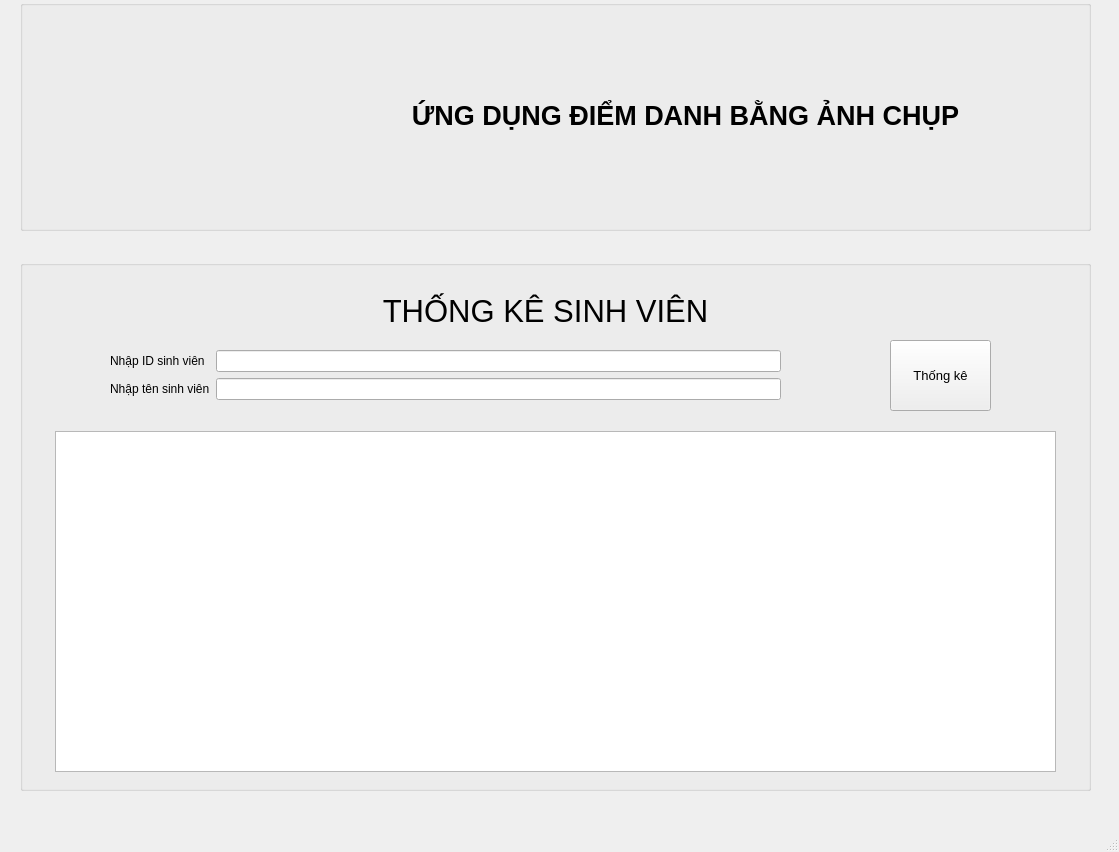
<?xml version="1.0" encoding="UTF-8"?>
<ui version="4.0">
 <class>MainWindow</class>
 <widget class="QMainWindow" name="MainWindow">
  <property name="geometry">
   <rect>
    <x>0</x>
    <y>0</y>
    <width>1119</width>
    <height>852</height>
   </rect>
  </property>
  <property name="windowTitle">
   <string>MainWindow</string>
  </property>
  <widget class="QWidget" name="centralwidget">
   <widget class="QGroupBox" name="groupBox_2">
    <property name="geometry">
     <rect>
      <x>20</x>
      <y>260</y>
      <width>1071</width>
      <height>531</height>
     </rect>
    </property>
    <property name="title">
     <string/>
    </property>
    <widget class="QLabel" name="label_3">
     <property name="geometry">
      <rect>
       <x>250</x>
       <y>20</y>
       <width>551</width>
       <height>61</height>
      </rect>
     </property>
     <property name="font">
      <font>
       <pointsize>23</pointsize>
       <weight>50</weight>
       <italic>false</italic>
       <bold>false</bold>
       <underline>false</underline>
      </font>
     </property>
     <property name="layoutDirection">
      <enum>Qt::LeftToRight</enum>
     </property>
     <property name="midLineWidth">
      <number>0</number>
     </property>
     <property name="text">
      <string>THỐNG KÊ SINH VIÊN</string>
     </property>
     <property name="alignment">
      <set>Qt::AlignCenter</set>
     </property>
    </widget>
    <widget class="QTableWidget" name="tblThongke">
     <property name="geometry">
      <rect>
       <x>35</x>
       <y>171</y>
       <width>1001</width>
       <height>341</height>
      </rect>
     </property>
    </widget>
    <widget class="QWidget" name="formLayoutWidget">
     <property name="geometry">
      <rect>
       <x>90</x>
       <y>90</y>
       <width>671</width>
       <height>61</height>
      </rect>
     </property>
     <layout class="QFormLayout" name="formLayout">
      <item row="0" column="0">
       <widget class="QLabel" name="lblNhapid">
        <property name="text">
         <string>Nhập ID sinh viên</string>
        </property>
       </widget>
      </item>
      <item row="0" column="1">
       <widget class="QLineEdit" name="fiNhapid"/>
      </item>
      <item row="1" column="0">
       <widget class="QLabel" name="lblNhapten">
        <property name="text">
         <string>Nhập tên sinh viên</string>
        </property>
       </widget>
      </item>
      <item row="1" column="1">
       <widget class="QLineEdit" name="fiNhapten"/>
      </item>
     </layout>
    </widget>
    <widget class="QPushButton" name="btnThongke">
     <property name="geometry">
      <rect>
       <x>870</x>
       <y>80</y>
       <width>101</width>
       <height>71</height>
      </rect>
     </property>
     <property name="font">
      <font>
       <pointsize>10</pointsize>
       <weight>50</weight>
       <italic>false</italic>
       <bold>false</bold>
      </font>
     </property>
     <property name="text">
      <string>Thống kê</string>
     </property>
    </widget>
   </widget>
   <widget class="QGroupBox" name="groupBox">
    <property name="geometry">
     <rect>
      <x>20</x>
      <y>0</y>
      <width>1071</width>
      <height>231</height>
     </rect>
    </property>
    <property name="title">
     <string/>
    </property>
    <widget class="QLabel" name="label">
     <property name="geometry">
      <rect>
       <x>30</x>
       <y>10</y>
       <width>231</width>
       <height>211</height>
      </rect>
     </property>
     <property name="text">
      <string/>
     </property>
     <property name="pixmap">
      <pixmap>C:/Users/Admin/Pictures/khuonmat/mnt-design-logo-giao-duc-1130x570.jpg</pixmap>
     </property>
     <property name="scaledContents">
      <bool>true</bool>
     </property>
     <property name="alignment">
      <set>Qt::AlignCenter</set>
     </property>
    </widget>
    <widget class="QLabel" name="label_2">
     <property name="geometry">
      <rect>
       <x>280</x>
       <y>20</y>
       <width>771</width>
       <height>191</height>
      </rect>
     </property>
     <property name="font">
      <font>
       <pointsize>20</pointsize>
       <weight>75</weight>
       <bold>true</bold>
      </font>
     </property>
     <property name="text">
      <string>ỨNG DỤNG ĐIỂM DANH BẰNG ẢNH CHỤP</string>
     </property>
     <property name="alignment">
      <set>Qt::AlignCenter</set>
     </property>
     <property name="buddy">
      <cstring></cstring>
     </property>
    </widget>
   </widget>
  </widget>
  <widget class="QMenuBar" name="menubar">
   <property name="geometry">
    <rect>
     <x>0</x>
     <y>0</y>
     <width>1119</width>
     <height>26</height>
    </rect>
   </property>
  </widget>
  <widget class="QStatusBar" name="statusbar"/>
 </widget>
 <resources/>
 <connections/>
</ui>
